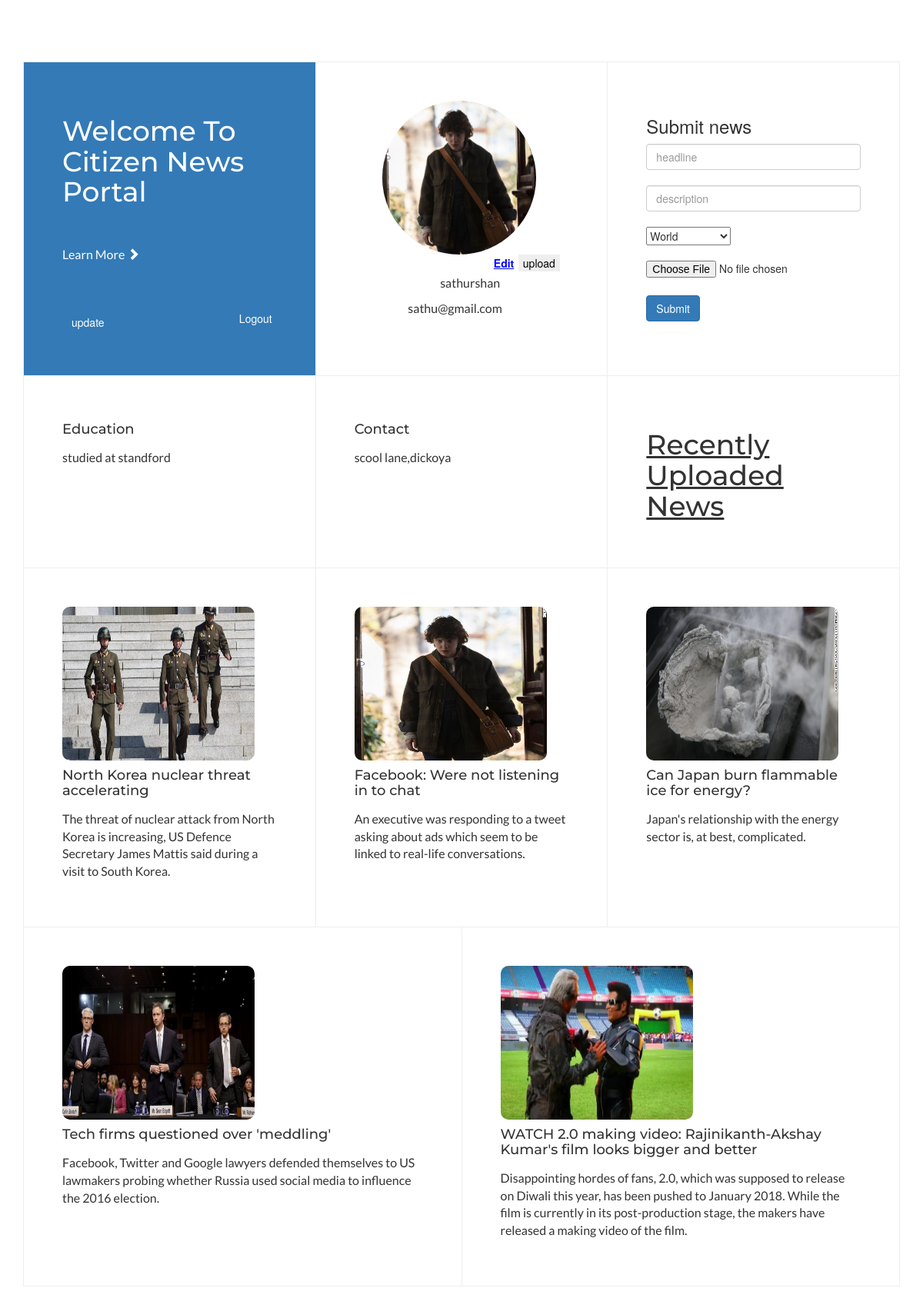
The app's page /src/userdashboard.php (signed in) with its own data.
### tables this page shows
CREATE TABLE `memberdetails` (
  `uid` int(10) unsigned DEFAULT NULL,
  `userpic` varchar(500) DEFAULT NULL,
  `education` varchar(255) DEFAULT NULL,
  `experience` varchar(255) DEFAULT NULL,
  KEY `uid` (`uid`),
  CONSTRAINT `memberdetails_ibfk_1` FOREIGN KEY (`uid`) REFERENCES `memberinfo` (`uid`) ON DELETE CASCADE ON UPDATE CASCADE
);

CREATE TABLE `memberinfo` (
  `uid` int(255) unsigned NOT NULL AUTO_INCREMENT,
  `username` varchar(255) NOT NULL,
  `emailaddress` varchar(255) NOT NULL,
  `password` varchar(255) NOT NULL,
  `address` varchar(255) NOT NULL,
  `gender` varchar(7) NOT NULL,
  `dob` date NOT NULL,
  `authority` tinyint(1) NOT NULL,
  PRIMARY KEY (`uid`)
);

CREATE TABLE `news` (
  `nid` int(255) unsigned NOT NULL AUTO_INCREMENT,
  `uid` int(255) NOT NULL,
  `category` varchar(50) NOT NULL,
  `headline` varchar(255) NOT NULL,
  `sdescription` varchar(255) NOT NULL,
  `ldescription` mediumtext NOT NULL,
  `path` varchar(2555) NOT NULL,
  `verified` int(1) NOT NULL,
  `udate` date NOT NULL,
  PRIMARY KEY (`nid`)
);

### src/fetchdata.php (called while the page is built, shortened)
<?php
	function check_pic_path($id){
		$query = "select *from memberdetails where uid =".$id;
		$result = mysqli_query($GLOBALS['dbconnect'],$query);
		if(!$result){
			echo "error".mysqli_error($GLOBALS['dbconnect']);
		}else{
			return $result;
		}
	}
	function getdetails($id){
			$query = "select *from memberinfo where uid =".$id;
			$result = mysqli_query($GLOBALS['dbconnect'],$query);
			if(!$result){
				echo "unable to connect".mysqli_error($GLOBALS['dbconnect']);
			}else{
				return $result;
			}
		}
		function getnews($id){
			$sql= "select *from news where uid =".$id;
			$data = mysqli_query($GLOBALS['dbconnect'],$sql);
			if(!$data){
				echo "unable to connect".mysqli_error($GLOBALS['dbconnect']);
			}else{
				return $data;
			}
		}
?>

### src/userdashboard.php (the view, shortened to what this page needs)
<!DOCTYPE html>
<html >
<head>
  <link rel='stylesheet prefetch' href='https://maxcdn.bootstrapcdn.com/bootstrap/3.3.7/css/bootstrap.min.css'>
      <link rel="stylesheet" href="../css/style.css">
</head>
<body>
<section class="bgfbox">
	<div class="container">
		<div class="row flex-row">
			<div class="col-md-4" >
				<div class="bgfbox-first bg-primary" >
					<div class="bgfbox-content">
						<div class="bgfbox-text-wrap">
							<h2 class="h1">Welcome To Citizen News Portal</h2>
							<a class="read-more" href="#">Learn More <span class="glyphicon glyphicon-chevron-right" aria-hidden="true"></span> </a><br><br><br><br>
								<input type="submit" name="update" class="btn btn-primary" data-toggle="modal" data-target="#exampleModal" data-whatever="Update" value="update" style="background:none;border:none;float:left;">
							<form action="log.php" method="post">
								<input type="submit" name="out" value="Logout" style="background:none;border:none;float:right;">
							</form>
						</div>
					</div>
				</div>
			</div>
			<div class="col-md-4">
				<div class="bgfbox-content bg-white bg-hover-inverse bg-hover-fade">
					<div class="bgfbox-text-wrap">
						<?php
							require_once "fetchdata.php";
							$result = check_pic_path($_SESSION["id"]);
							$value=mysqli_fetch_array($result,MYSQLI_ASSOC);
							if($value["userpic"]!=null){
								echo "<img src='../".$value["userpic"]."' class='img-circle' alt='Profile-Picture' width='200' height='200' style='margin-left:13%;'><br>";
							}else{
								echo "<img src='../images/defaultuser.jpg' class='img-circle' alt='Profile-Picture' width='200' height='200' style='margin-left:13%;'><br>";
							}
							echo"<form action='log.php' method='post' enctype='multipart/form-data'>";
							echo "<label for='uploadbtn' style='margin-left:65%;color:blue;text-decoration:underline;'>Edit</label>";
							echo "<input type='submit' value='upload' name='uploadbtn'  style='margin-left:2%;color:black;text-decoration:none;border:none;'>";
							echo"</form>";
							$result1=getdetails($_SESSION["id"]);
							$value1=mysqli_fetch_array($result1,MYSQLI_ASSOC);
							echo "<p style='margin-left:40%;'>".$value1["username"]."</p>";
							echo "<p class='small' style='margin-left:25%;'>".$value1["emailaddress"]."</p>";
						 ?>
					</div>
				</div>
			</div>
			<div class="col-md-4">
				<div class="bgfbox-content bg-white bg-hover-inverse bg-hover-fade">
					<div class="bgfbox-text-wrap">
						<h3 class="title">Submit news</h3>
					<form action="log.php" method="post" enctype="multipart/form-data">
						<input type="text" name="title" class="form-control" placeholder="headline" required=""><br>
						<input type="text" name="descrip" class="form-control" placeholder="description" required=""><br>
						<select name="category">
						<option value="World">World</option>
						<option value="Entertainment">Entertainment</option></select><br><br>
						<input type="file" value="upload the image" style="margin-bottom:23px;" name='file'>
						<input type="submit" name="newsupload" value="Submit" class="btn btn-primary">
					</form><br>
					</div>
				</div>
			</div>
			<?php
			if($value["education"]!=null){
				echo "<div class='col-md-4'>";
				echo "<div class='bgfbox-content bg-white bg-hover-inverse bg-hover-fade'>";
					echo "<div class='bgfbox-text-wrap'>";
						echo "<h4>Education</h4>";
						echo "<p>".$value["education"]."</p>";
					echo "</div>";
				echo "</div>";
			echo "</div>";
			}
			if($value1["address"]!=null){
				echo "<div class='col-md-4'>";
				echo "<div class='bgfbox-content bg-white bg-hover-inverse bg-hover-fade'>";
					echo "<div class='bgfbox-text-wrap'>";
						echo "<h4>Contact</h4>";
						echo "<p>".$value1["address"]."</p>";
					echo "</div>";
				echo "</div>";
			echo "</div>";
			}
			$result = getnews($_SESSION["id"]);
			if($result->num_rows!=0){
					echo "<div class='col-md-4'>";
					echo "<div class='bgfbox-content bg-white bg-hover-inverse bg-hover-fade'>";
					echo "<div class='bgfbox-text-wrap'>";
						echo "<h2 class='h1' style='text-decoration:underline;'>Recently Uploaded News</h2>";
					echo "</div>";
					echo "</div>";
					echo "</div>";
				while($row=mysqli_fetch_array($result,MYSQLI_ASSOC)){
					if($row["verified"]==1){
						echo "<div class='col-md-4'>";
						echo "<div class='bgfbox-content bg-white bg-hover-inverse bg-hover-fade'>";
						echo "<div class='bgfbox-text-wrap'>";
						if($row["path"]!=null){
							echo "<img src='../".$row["path"]."' alt='Profile-Picture' width='250' height='200' style='border-radius:10px;'><br>";
						}
						echo "<h4>".$row["headline"]."</h4>";
						echo "<p>".$row["sdescription"]."</p>";
						echo "</div>";
						echo "</div>";
						echo "</div>";
					}
				}
			}
			?>
		</div>
	</div>
</section>
</body>
</html>

### css/style.css (style rules this page uses)
@media only screen and (min-width: 481px) { .flex-row.row { display: -webkit-box; display: -ms-flexbox; display: flex; -ms-flex-wrap: wrap; flex-wrap: wrap; } }
@media only screen and (min-width: 481px) { .flex-row.row > [class*='col-'] { display: -webkit-box; display: -ms-flexbox; display: flex; -webkit-box-orient: vertical; -webkit-box-direction: normal; -ms-flex-direction: column; flex-direction: column; -webkit-box-flex: 1; -ms-flex-positive: 1; flex-grow: 1; } }
@media only screen and (min-width: 481px) { .flex-row.row:after, .flex-row.row:before { display: -webkit-box; display: -ms-flexbox; display: flex; } }
@media only screen and (min-width: 992px) { .bgfbox .flex-row .col-md-4:first-child > a, .bgfbox-first, .bgfbox-content { display: -webkit-box; display: -ms-flexbox; display: flex; -webkit-box-flex: 1; -ms-flex-positive: 1; flex-grow: 1; -webkit-box-orient: vertical; -webkit-box-direction: normal; -ms-flex-direction: column; flex-direction: column; } }
.bgfbox .flex-row { border: 1px solid #eee; border-width: 1px 0 0 1px; }
.bgfbox .flex-row .col-md-4 .bgfbox-content { border: 1px solid #eee; border-width: 0 1px 1px 0; }
.bgfbox .flex-row { margin-left: 0px; margin-right: 0px; }
.bgfbox .col-md-4 { padding: 0; }
.bgfbox .bgfbox-content { padding: 50px; }
.bgfbox .bgfbox-first a { color: #fff; }
.bgfbox .bgfbox-first h2 { margin-bottom: 50px; }
.bg-white { background-color: #fff; }
.bgfbox { padding-top: 80px; padding-bottom: 80px; }
.bgfbox h2, .bgfbox h4 { font-family: 'Montserrat', serif; }
.bgfbox h4 { margin-bottom: 15px; }
.bgfbox p, a { font-family: 'Lato', sans-serif; font-size: 16px; }

### records on screen
memberdetails: userpic (picture), education "studied at standford"
memberinfo: username "sathurshan", emailaddress "sathu@gmail.com", address "scool lane,dickoya"
news: path (picture), headline "North Korea nuclear threat accelerating", sdescription "The threat of nuclear attack from North Korea is increasing, US Defence Secretary James Mattis said during a visit to South Korea."
news: path (picture), headline "Facebook: Were not listening in to chat", sdescription "An executive was responding to a tweet asking about ads which seem to be linked to real-life conversations."
news: path (picture), headline "Can Japan burn flammable ice for energy?", sdescription "Japan's relationship with the energy sector is, at best, complicated."
news: path (picture), headline "Tech firms questioned over 'meddling'", sdescription "Facebook, Twitter and Google lawyers defended themselves to US lawmakers probing whether Russia used social media to influence the 2016 election."
news: path (picture), headline "WATCH 2.0 making video: Rajinikanth-Akshay Kumar's film looks bigger and better", sdescription "Disappointing hordes of fans, 2.0, which was supposed to release on Diwali this year, has been pushed to January 2018. While the film is currently in its post-production stage, the makers have released a making video of the film."
